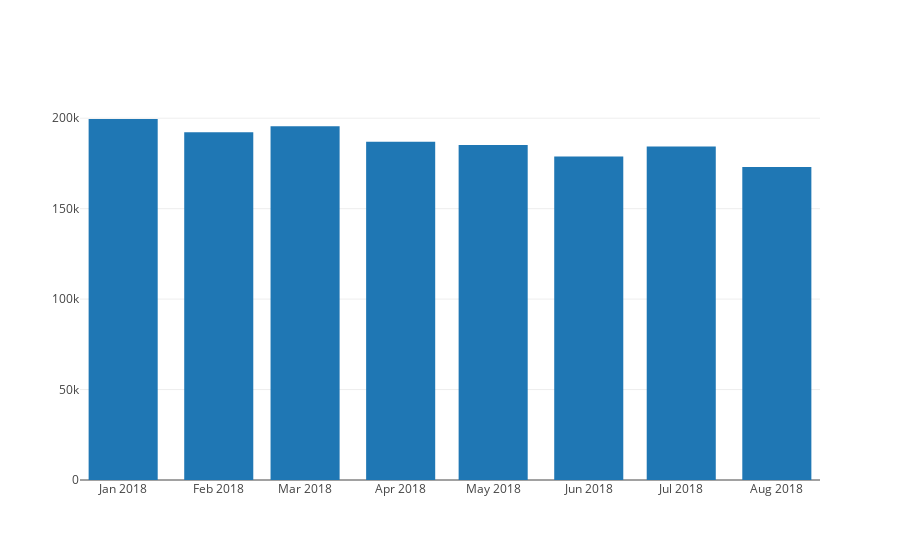

The code cell stored with this chart in its notebook:
### Code cell
df = _.DataFrame()

iplot([go.Bar(
            x=df['month_of'],
            y=df['server_count'],
)])

### Figure 1 — Plotly figure (JSON) as saved in the notebook; plotly's stock layout.template omitted (floating-point values rounded to 4 significant figures)
{"data": [{"type": "bar", "uid": "02943a46-bdb4-11e8-9671-00ff28ecf3e9", "x": ["2018-01-01", "2018-02-01", "2018-03-01", "2018-04-01", "2018-05-01", "2018-06-01", "2018-07-01", "2018-08-01"], "y": [199557, 192257, 195496, 187019, 185175, 178761, 184389, 172972]}], "layout": {}}
